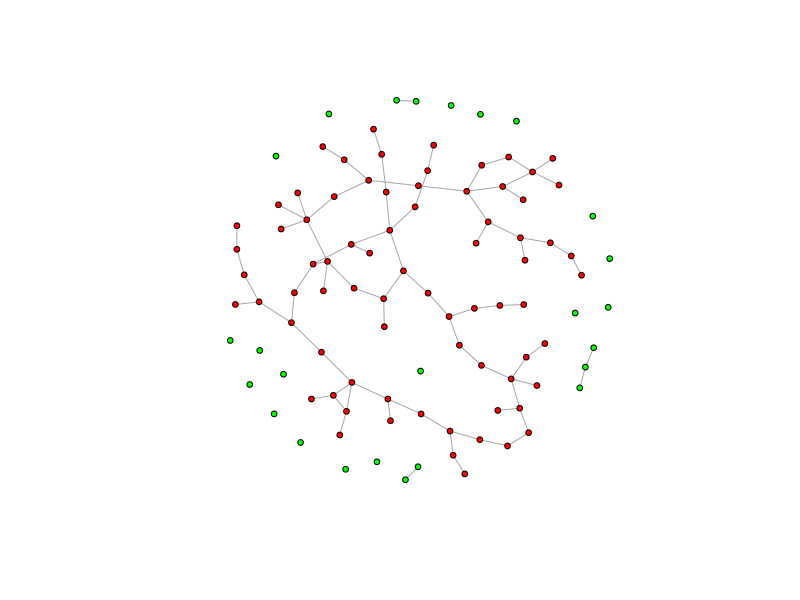

Write the R code that produced this figure.
library(igraph)


### Name: igraph-vs-indexing
### Title: Indexing vertex sequences
### Aliases: igraph-vs-indexing [.igraph.vs

### ** Examples

# -----------------------------------------------------------------
# Setting attributes for subsets of vertices
largest_comp <- function(graph) {
  cl <- components(graph)
  V(graph)[which.max(cl$csize) == cl$membership]
}
g <- sample_(gnp(100, 2/100),
  with_vertex_(size = 3, label = ""),
  with_graph_(layout = layout_with_fr)
)
giant_v <- largest_comp(g)
V(g)$color <- "green"
V(g)[giant_v]$color <- "red"
plot(g)

# -----------------------------------------------------------------
# nei() special function
g <- graph( c(1,2, 2,3, 2,4, 4,2) )
V(g)[ .nei( c(2,4) ) ]
V(g)[ .nei( c(2,4), "in") ]
V(g)[ .nei( c(2,4), "out") ]

# -----------------------------------------------------------------
# The same with vertex names
g <- graph(~ A -+ B, B -+ C:D, D -+ B)
V(g)[ .nei( c('B', 'D') ) ]
V(g)[ .nei( c('B', 'D'), "in" ) ]
V(g)[ .nei( c('B', 'D'), "out" ) ]
